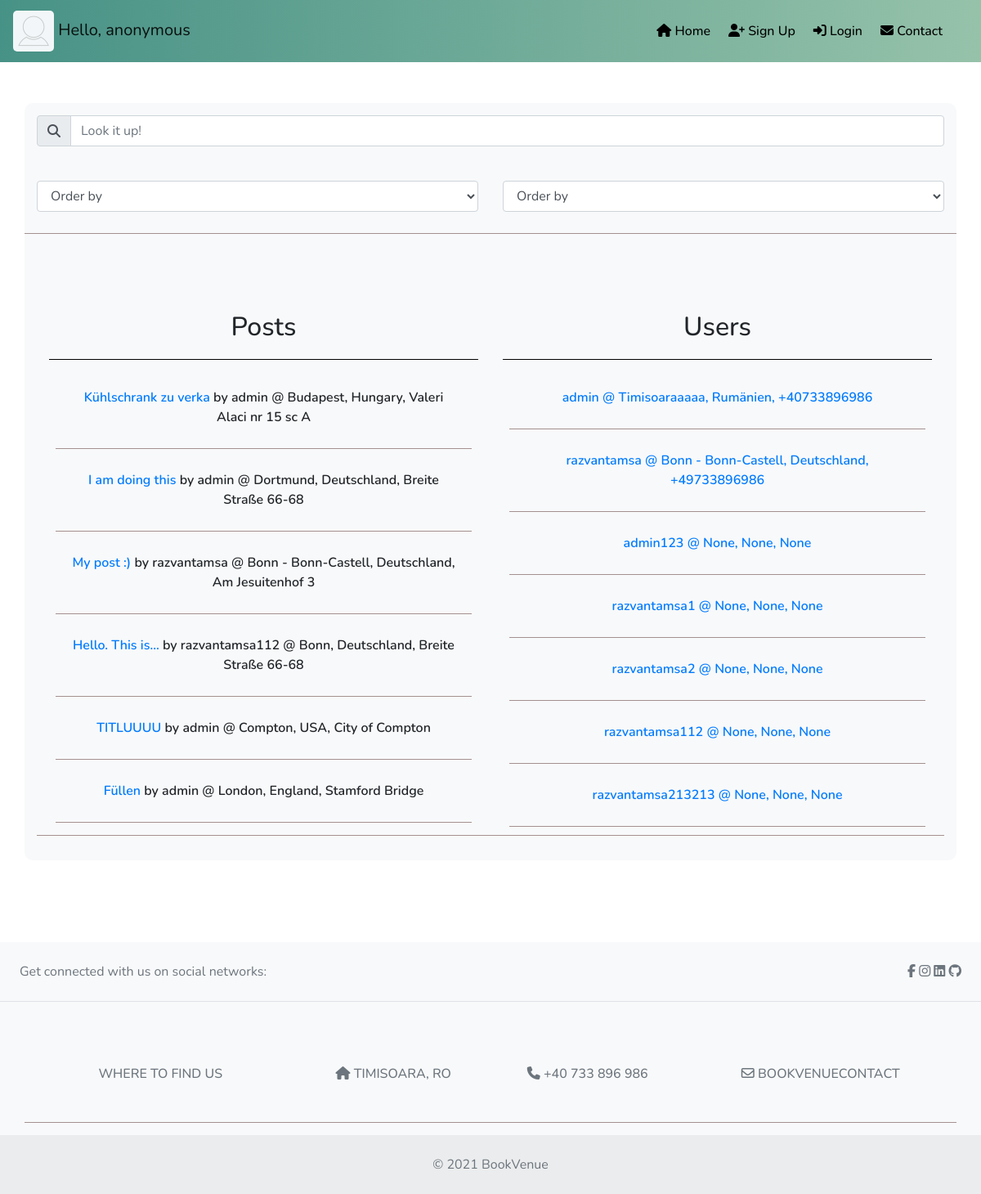
The page / on the database its author committed.
### post/models.py (models this page shows, shortened)
class Post(models.Model):
    title = models.CharField(max_length = 20)
    slug = models.SlugField(unique = True)
    description = models.TextField()
    host = models.ForeignKey(User, on_delete = models.CASCADE, related_name='host_profile')
    clicked = models.IntegerField( default = 0)
    date_posted = models.DateTimeField()
    address = models.CharField( max_length = 50 )
    city = models.CharField( max_length = 50 )
    country = models.CharField( max_length = 50 )
    picture1 = models.ImageField()
    picture2 = models.ImageField()
    picture3 = models.ImageField()
    picture4 = models.ImageField()

### user_profile/models.py (models this page shows)
class Profile(models.Model):
    user = models.OneToOneField(User, null=True, on_delete=models.CASCADE, related_name='profile' )
    bio = models.TextField(null=True)
    city = models.CharField( max_length = 20, null=True )
    country = models.CharField( max_length = 20, null=True )
    phonenumber = PhoneNumberField(null=True)
    birth_date = models.DateField(null=True)
    profile_picture = models.ImageField(upload_to='images/')

### authentication/views.py (the view, shortened to what this page needs)
# urls.py: path('', display_welcome),
def display_welcome(request):
    post_list = Post.objects.all()
    user_list = User.objects.all()
    if(request.method == "GET"):
        str_search = request.GET.get('searchText')
        print(str_search)
        order_post = request.GET.get('post_dropdown')
        order_user= request.GET.get('user_dropdown')
        if(order_post != None):
            post_list = post_list.order_by(order_post)
        if(order_user != None):
            user_list = user_list.order_by(order_user)
    context = {'post_list': post_list, 'user_list': user_list}
    string_name = 'anonymous'
    if request.user.is_authenticated:
        context['authenticated'] = True
        string_name = request.user.username
    else:
        context['authenticated'] = False
    context['name'] = string_name
    return render(request, "welcome.html", context)

### authentication/templates/welcome.html (shortened to what this page needs)
{% load static %}
{% load widget_tweaks %}
<!DOCTYPE html>
<html lang="en">
<head>
    <link rel="stylesheet" type="text/css" href="{% static 'css/authentication/welcome.css' %}">
    <link rel="stylesheet" href="https://stackpath.bootstrapcdn.com/bootstrap/4.3.1/css/bootstrap.min.css">
    <link rel="stylesheet" href="https://cdn.jsdelivr.net/npm/@fortawesome/fontawesome-free@5.15.4/css/fontawesome.min.css">
</head>
<body>
    <div class="header">
        <div class="menu-bar">
            <nav class="navbar navbar-expand-lg navbar-light bg-light">
                <a class="navbar-brand" href="/user/">
                  {% if authenticated is True%}
                    <a class="navbar-brand" href="/user/{{request.user.username}}/"><img src="{{ request.user.profile.profile_picture.url }}" alt="img" width="50" height="50">  Hello, {{request.user.username}}</a>
                  {% else %}
                    <img src="/images/profile.png" alt="img" width="50" height="50">  Hello, {{ name }}</a>
                  {% endif %}
                <div class="collapse navbar-collapse" id="navbarNav">
                  <ul class="navbar-nav ml-auto">
                    {% if authenticated is True%}
                    <li class="nav-item">
                      <a class="nav-link" href="/"><i class="fas fa-home"></i> Home</a>
                    </li>
                    <li class="nav-item">
                      <a class="nav-link" href="/create-post/"><i class="fas fa-pen-square"></i> Post</a>
                    </li>
                    <li class="nav-item">
                      <a class="nav-link" href="/contact/"><i class="fas fa-envelope"></i> Contact</a>
                    </li>
                    <li class="nav-item">
                      <a class="nav-link" href="/logout/"><i class="fas fa-sign-out-alt"></i> Logout</a>
                    </li>
                    {% else %}
                    <li class="nav-item">
                      <a class="nav-link" href="/"><i class="fas fa-home"></i> Home</a>
                    </li>
                    <li class="nav-item">
                      <a class="nav-link" href="/register/"><i class="fas fa-user-plus"></i> Sign Up</a>
                    </li>
                    <li class="nav-item">
                      <a class="nav-link" href="/login/"><i class="fas fa-sign-in-alt"></i></i> Login</a>
                    </li>
                    <li class="nav-item">
                      <a class="nav-link" href="/contact/"><i class="fas fa-envelope"></i> Contact</a>
                    </li>
                    {% endif %}
                  </ul>
                </div>
              </nav>
        </div>
    </div>
    <div class="container text-center bg-light">
      <form method="GET">
          <div class="form-group">
            <div class="input-group mb-3">
              <div class="input-group-prepend">
                <button class="input-group-text" id="basic-addon1" type="submit"><i class="fas fa-search"></i></button>
              </div>
              <input name="searchText" type="text" class="form-control" placeholder="Look it up!" aria-label="Search" aria-describedby="basic-addon1">
            </div>
          </div>
          <div class="row">
              <div class="col md-2">
                <div class="form-group pt-3">
                  <select class="form-select form-control" aria-label="Default select example" title="post_dropdown">
                    <option selected value="None">Order by</option>
                  </select>
                </div>
              </div>
              <div class="col md-2">
                <div class="form-group pt-3">
                  <select class="form-select form-control" aria-label="Default select example" title="user_dropdown">
                    <option selected value="None">Order by</option>
                  </select>
                </div>
              </div>
          </div>
      </form>
        <div class="container">
            <div class="row">
              <div class="col md-2">
                <h2>Posts</h2>
                {% for post in post_list %}
                  <div class="row pt-3 pb-3 ml-2 mr-2">
                    <div class="col md-3">
                      <a class="text-decoration-none" href="/post/{{ post.slug }}"> {{ post.title }} <a class="text-decoration-none text-reset" href="/post/{{ post.slug }}">by {{ post.host.username }}
                      @ {{ post.city }}, {{ post.country }}, {{ post.address }}</a> </a>
                    </div>
                  </div>
                {% endfor %}
              </div>
              <div class="col md-2">
                <h2>Users</h2>
                {% for user_entry in user_list %}
                  <div class="row pt-3 pb-3 ml-2 mr-2">
                    <div class="col md-3">
                      <a class="text-decoration-none" href="/user/{{ user_entry.username }}"> {{ user_entry.username }}
                      @ {{ user_entry.profile.city }}, {{ user_entry.profile.country }}, {{ user_entry.profile.phonenumber }}</a>
                    </div>
                  </div>
                {% endfor %}
              </div>
            </div>
        </div>
    </div>
    <div class="push"></div>
    <footer class="text-center text-lg-start bg-light text-muted">
        <section
          class="d-flex justify-content-center justify-content-lg-between p-4 border-bottom"
        >
          <div class="me-5 d-none d-lg-block">
            <span>Get connected with us on social networks:</span>
          </div>
          <div class>
            <a href="https://www.facebook.com/razvan.tamsa" class="me-4 text-reset">
              <i class="fab fa-facebook-f"></i>
            </a>
            <a href="https://www.instagram.com/razvantamsa/?hl=en" class="me-4 text-reset">
              <i class="fab fa-instagram"></i>
            </a>
            <a href="https://www.linkedin.com/in/razvan-tamsa-42b7a01b2?originalSubdomain=ro" class="me-4 text-reset">
              <i class="fab fa-linkedin"></i>
            </a>
            <a href="https://github.com/razvantamsa/" class="me-4 text-reset">
              <i class="fab fa-github"></i>
            </a>
          </div>
        </section>
        <section class="">
          <div class="container text-center text-md-start mt-5">
            <div class="row mt-3">
              <div class="col-md-3 col-lg-4 col-xl-3 mx-auto mb-4">
                <h6 class="text-uppercase fw-bold mb-4">
                    WHERE TO FIND US
                </h6>
              </div>
              <div class="col-md-2 col-lg-2 col-xl-2 mx-auto mb-4">
                <h6 class="text-uppercase fw-bold mb-4">
                    <i class="fas fa-home me-3"></i> Timisoara, RO
                </h6>
              </div>
              <div class="col-md-3 col-lg-2 col-xl-2 mx-auto mb-4">
                <h6 class="text-uppercase fw-bold mb-4">
                    <i class="fas fa-phone me-3"></i> +40 733 896 986
                </h6>
              </div>
              <div class="col-md-4 col-lg-3 col-xl-3 mx-auto mb-md-0 mb-4">
                <h6 class="text-uppercase fw-bold mb-4">
                    <i class="far fa-envelope"></i> bookvenuecontact
                </h6>
              </div>
            </div>
          </div>
        </section>
        <div class="text-center p-4" style="background-color: rgba(0, 0, 0, 0.05);">
          © 2021 BookVenue
        </div>
      </footer>
    </body>
    </html>

### static/css/authentication/welcome.css (style rules this page uses)
* { margin: 0px; padding: 0px; font-family: 'Nunito', sans-serif; }
html, body { height: 100%; margin: 0; }
.push { height: 50px; }
nav { background-image: linear-gradient(-90deg, #96c2aa,#479286); }
.nav-link { font-size: 16px; margin: 3px; color: black!important; font-weight: 500; }
.navbar-nav { text-align: right; margin-right: 20px; }
.container { margin-left: 15%; margin-right: 15%; margin-top: 50px; padding: 15px; border-radius: 10px; font-weight: 600; }
img { border-radius: 5px; }
footer { margin-top: 50px; }
.container h2 { padding: 20px 0; border-bottom: 1px solid black; }
.container .row { border-bottom: 1px solid rgb(165, 144, 144); }
.container .col { padding-top: 10px; padding-bottom: 10px; }

### rows shown on the page
Post: title "Kühlschrank zu verka", host.username "admin", city "Budapest", country "Hungary", address "Valeri Alaci nr 15 sc A"
Post: title "I am doing this", host.username "admin", city "Dortmund", country "Deutschland", address "Breite Straße 66-68"
Post: title "My post :)", host.username "razvantamsa", city "Bonn - Bonn-Castell", country "Deutschland", address "Am Jesuitenhof 3"
Post: title "Hello. This is...", host.username "razvantamsa112", city "Bonn", country "Deutschland", address "Breite Straße 66-68"
Post: title "TITLUUUU", host.username "admin", city "Compton", country "USA", address "City of Compton"
Post: title "Füllen", host.username "admin", city "London", country "England", address "Stamford Bridge"

### other values the page prints
{{ name }} "anonymous"
{{ user_entry.username }} "admin"
{{ user_entry.profile.city }} "Timisoaraaaaa"
{{ user_entry.profile.country }} "Rumänien"
{{ user_entry.profile.phonenumber }} "+40733896986"
{{ user_entry.username }} "razvantamsa"
{{ user_entry.profile.city }} "Bonn - Bonn-Castell"
{{ user_entry.profile.country }} "Deutschland"
{{ user_entry.profile.phonenumber }} "+49733896986"
{{ user_entry.username }} "admin123"
{{ user_entry.profile.city }} "None"
{{ user_entry.profile.country }} "None"
{{ user_entry.profile.phonenumber }} "None"
{{ user_entry.username }} "razvantamsa1"
{{ user_entry.username }} "razvantamsa2"
